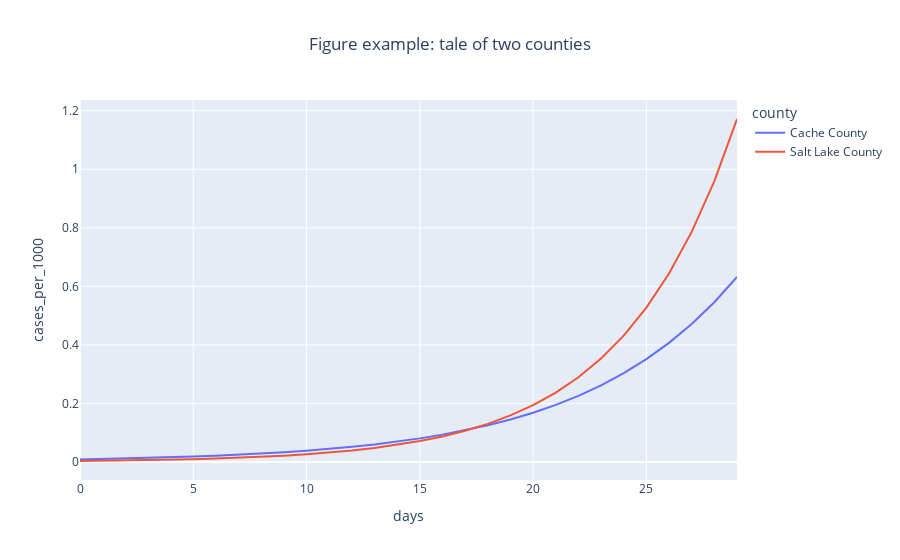

This figure's notebook cell:
### Markdown cell above
This confirms what was already seen in the scatter plot. And now we have an estimate for the relationship. 

The data changes everyday but today (April 4, 2020) the estimate is 0.0202 which means for a unit increase in log(density) the model estimates a 0.0202 increase in the $R_0^{country}$. To getting a feeling for what this means, I'm going to compare two different counties and what the model estimates the CV case growth would be. First, Cache County, Utah has a population density of 96 people per sq mile. The model estimates a $R_0^{county}$ of $0.0548 + 0.0202 log(96) = 0.1469$. Second, Salt Lake County has a population density of 1300 people per sq mile and the model estimates a $R_0^{county}$ of $0.0548 + 0.0202 log(1300) = 0.1996$. A little bit of math and we get
Cache county: 

$$ cases(t) = e^{.1469 t} $$

Salt Lake County:

$$ cases(t) = e^{.1996 t} $$


We can graph these functions and can see they diverge pretty quick.

### Code cell
compare = pd.DataFrame({'days': list(range(0,30))})
Y_cache = np.exp(.1469 * compare)
compare['cases_per_1000'] = Y_cache/112
compare['county'] = 'Cache County'

compare2 = pd.DataFrame({'days': list(range(0,30))})
Y_sl = np.exp(.1996 * (compare2+7))
compare2['cases_per_1000'] = Y_sl/1127
compare2['county'] = 'Salt Lake County'
compare = compare.append(compare2, ignore_index=True)

figtest = px.line(compare, x="days", y="cases_per_1000", color='county',
               title='Figure example: tale of two counties')
figtest.update(layout=dict(title=dict(x=0.5)))
figtest.show()

### Figure 1 — Plotly figure (JSON) as saved in the notebook; plotly's stock layout.template omitted (floating-point values rounded to 4 significant figures)
{"data": [{"hovertemplate": "county=Cache County<br>days=%{x}<br>cases_per_1000=%{y}<extra></extra>", "legendgroup": "Cache County", "line": {"color": "#636efa", "dash": "solid"}, "mode": "lines", "name": "Cache County", "showlegend": true, "type": "scatter", "x": [0, 1, 2, 3, 4, 5, 6, 7, 8, 9, 10, 11, 12, 13, 14, 15, 16, 17, 18, 19, 20, 21, 22, 23, 24, 25, 26, 27, 28, 29], "xaxis": "x", "y": [0.008929, 0.01034, 0.01198, 0.01387, 0.01607, 0.01861, 0.02156, 0.02497, 0.02892, 0.03349, 0.03879, 0.04493, 0.05204, 0.06028, 0.06982, 0.08086, 0.09366, 0.1085, 0.1256, 0.1455, 0.1686, 0.1952, 0.2261, 0.2619, 0.3033, 0.3513, 0.4069, 0.4713, 0.5459, 0.6323], "yaxis": "y"}, {"hovertemplate": "county=Salt Lake County<br>days=%{x}<br>cases_per_1000=%{y}<extra></extra>", "legendgroup": "Salt Lake County", "line": {"color": "#EF553B", "dash": "solid"}, "mode": "lines", "name": "Salt Lake County", "showlegend": true, "type": "scatter", "x": [0, 1, 2, 3, 4, 5, 6, 7, 8, 9, 10, 11, 12, 13, 14, 15, 16, 17, 18, 19, 20, 21, 22, 23, 24, 25, 26, 27, 28, 29], "xaxis": "x", "y": [0.003588, 0.004381, 0.005349, 0.00653, 0.007973, 0.009734, 0.01188, 0.01451, 0.01772, 0.02163, 0.02641, 0.03224, 0.03936, 0.04806, 0.05868, 0.07164, 0.08747, 0.1068, 0.1304, 0.1592, 0.1943, 0.2373, 0.2897, 0.3537, 0.4318, 0.5272, 0.6437, 0.7859, 0.9595, 1.172], "yaxis": "y"}], "layout": {"legend": {"title": {"text": "county"}, "tracegroupgap": 0}, "title": {"text": "Figure example: tale of two counties", "x": 0.5}, "xaxis": {"anchor": "y", "domain": [0, 1], "title": {"text": "days"}}, "yaxis": {"anchor": "x", "domain": [0, 1], "title": {"text": "cases_per_1000"}}}}
